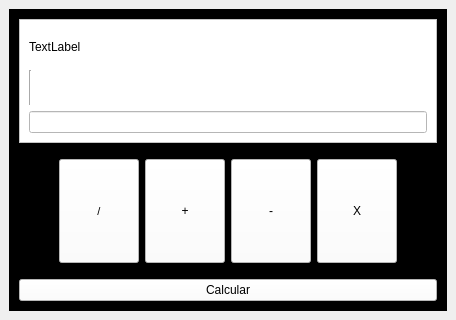
<?xml version="1.0" encoding="UTF-8"?>
<ui version="4.0">
 <class>Project</class>
 <widget class="QMainWindow" name="Project">
  <property name="geometry">
   <rect>
    <x>0</x>
    <y>0</y>
    <width>456</width>
    <height>320</height>
   </rect>
  </property>
  <property name="windowTitle">
   <string>MainWindow</string>
  </property>
  <widget class="QWidget" name="centralwidget">
   <layout class="QHBoxLayout" name="horizontalLayout">
    <item>
     <widget class="QFrame" name="end">
      <property name="styleSheet">
       <string notr="true">background-color: black;
</string>
      </property>
      <property name="frameShape">
       <enum>QFrame::StyledPanel</enum>
      </property>
      <property name="frameShadow">
       <enum>QFrame::Raised</enum>
      </property>
      <layout class="QVBoxLayout" name="verticalLayout">
       <item>
        <widget class="QFrame" name="frame_2">
         <property name="styleSheet">
          <string notr="true">background-color: white;
</string>
         </property>
         <property name="frameShape">
          <enum>QFrame::StyledPanel</enum>
         </property>
         <property name="frameShadow">
          <enum>QFrame::Raised</enum>
         </property>
         <layout class="QVBoxLayout" name="verticalLayout_2">
          <item>
           <widget class="QLabel" name="label">
            <property name="text">
             <string>TextLabel</string>
            </property>
           </widget>
          </item>
          <item>
           <widget class="Line" name="line">
            <property name="orientation">
             <enum>Qt::Vertical</enum>
            </property>
           </widget>
          </item>
          <item>
           <widget class="QLineEdit" name="lineEdit"/>
          </item>
         </layout>
        </widget>
       </item>
       <item>
        <widget class="QFrame" name="frame">
         <property name="frameShape">
          <enum>QFrame::StyledPanel</enum>
         </property>
         <property name="frameShadow">
          <enum>QFrame::Raised</enum>
         </property>
         <layout class="QHBoxLayout" name="horizontalLayout_2">
          <item>
           <spacer name="horizontalSpacer">
            <property name="orientation">
             <enum>Qt::Horizontal</enum>
            </property>
            <property name="sizeHint" stdset="0">
             <size>
              <width>40</width>
              <height>20</height>
             </size>
            </property>
           </spacer>
          </item>
          <item>
           <widget class="QPushButton" name="pushButton_5">
            <property name="sizePolicy">
             <sizepolicy hsizetype="Maximum" vsizetype="Preferred">
              <horstretch>38</horstretch>
              <verstretch>12</verstretch>
             </sizepolicy>
            </property>
            <property name="minimumSize">
             <size>
              <width>0</width>
              <height>0</height>
             </size>
            </property>
            <property name="sizeIncrement">
             <size>
              <width>0</width>
              <height>0</height>
             </size>
            </property>
            <property name="baseSize">
             <size>
              <width>0</width>
              <height>0</height>
             </size>
            </property>
            <property name="font">
             <font>
              <pointsize>8</pointsize>
             </font>
            </property>
            <property name="styleSheet">
             <string notr="true">background-color: white;
</string>
            </property>
            <property name="text">
             <string>/</string>
            </property>
           </widget>
          </item>
          <item>
           <widget class="QPushButton" name="pushButton_3">
            <property name="sizePolicy">
             <sizepolicy hsizetype="Maximum" vsizetype="Preferred">
              <horstretch>0</horstretch>
              <verstretch>0</verstretch>
             </sizepolicy>
            </property>
            <property name="styleSheet">
             <string notr="true">background-color: white;
</string>
            </property>
            <property name="text">
             <string>+</string>
            </property>
           </widget>
          </item>
          <item>
           <widget class="QPushButton" name="pushButton_4">
            <property name="sizePolicy">
             <sizepolicy hsizetype="Maximum" vsizetype="Preferred">
              <horstretch>0</horstretch>
              <verstretch>0</verstretch>
             </sizepolicy>
            </property>
            <property name="styleSheet">
             <string notr="true">background-color: white;
</string>
            </property>
            <property name="text">
             <string>-</string>
            </property>
           </widget>
          </item>
          <item>
           <widget class="QPushButton" name="pushButton_2">
            <property name="sizePolicy">
             <sizepolicy hsizetype="Maximum" vsizetype="Preferred">
              <horstretch>0</horstretch>
              <verstretch>0</verstretch>
             </sizepolicy>
            </property>
            <property name="styleSheet">
             <string notr="true">background-color: white;
</string>
            </property>
            <property name="text">
             <string>X</string>
            </property>
           </widget>
          </item>
          <item>
           <spacer name="horizontalSpacer_2">
            <property name="orientation">
             <enum>Qt::Horizontal</enum>
            </property>
            <property name="sizeHint" stdset="0">
             <size>
              <width>40</width>
              <height>20</height>
             </size>
            </property>
           </spacer>
          </item>
         </layout>
        </widget>
       </item>
       <item>
        <widget class="QPushButton" name="pushButton">
         <property name="styleSheet">
          <string notr="true">background-color: white;
</string>
         </property>
         <property name="text">
          <string>Calcular</string>
         </property>
        </widget>
       </item>
      </layout>
     </widget>
    </item>
   </layout>
  </widget>
 </widget>
 <resources/>
 <connections/>
</ui>
